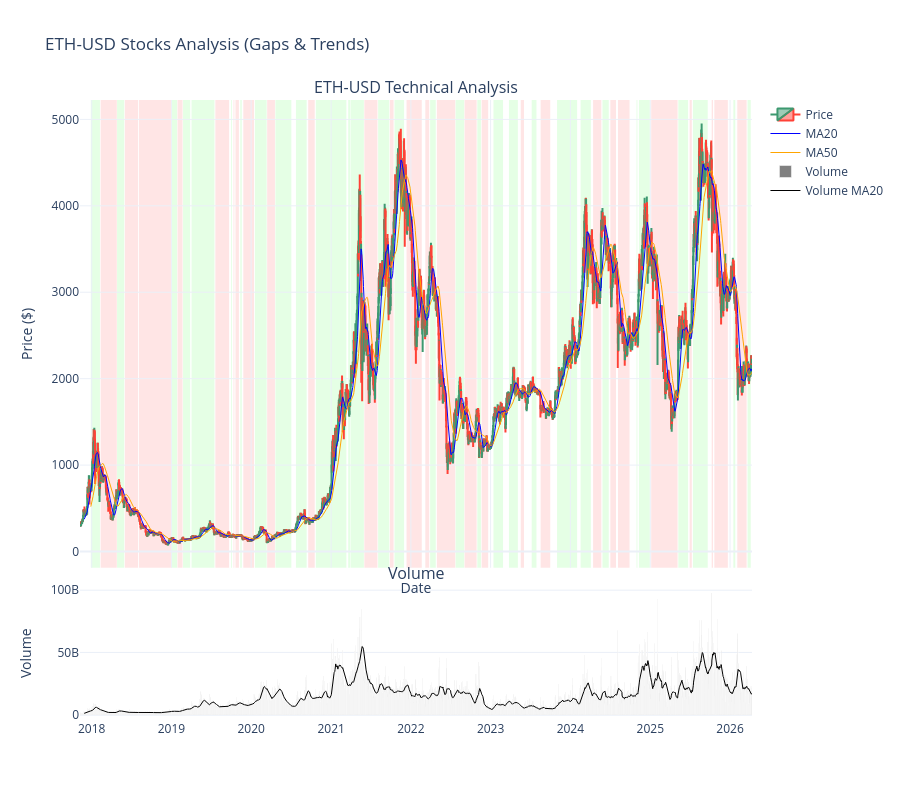

The cell this chart's notebook holds for it:
### Code cell
# ==========================================
# GÖRSELLEŞTİRME (PLOTLY)
# ==========================================

print("\nGörselleştirme hazırlanıyor...")

# 1. Grafik Verisini Hazırla (Son dönem daha okunaklı olur)
plot_data_copy = data_copy.copy()  # Son 250 günü (yaklaşık 1 yıl) çizelim
# Eğer veri çoksa grafiği kasmaması için son kısmı seçmek iyidir.

# 2. Subplot oluştur (2 satır, 1 sütun: Üstte mumlar, altta hacim)
fig = make_subplots(rows=2, cols=1, shared_xaxes=True, 
                    vertical_spacing=0.03, subplot_titles=(f'{ticker} Technical Analysis', 'Volume'), 
                    row_width=[0.2, 0.7]) # Alt grafiği küçült


# --- A. ÜST GRAFİK (CANDLESTICK & GÖSTERGELER) ---

# Candlestick (Mum Grafiği)
fig.add_trace(go.Candlestick(x=plot_data_copy.index,
                open=plot_data_copy['Open'],
                high=plot_data_copy['High'],
                low=plot_data_copy['Low'],
                close=plot_data_copy['Close'],
                name='Price'), row=1, col=1)

# Hareketli Ortalamalar
fig.add_trace(go.Scatter(x=plot_data_copy.index, y=plot_data_copy['MA20'], name='MA20', line=dict(color='blue', width=1)), row=1, col=1)
fig.add_trace(go.Scatter(x=plot_data_copy.index, y=plot_data_copy['MA50'], name='MA50', line=dict(color='orange', width=1)), row=1, col=1)


# --- B. ARKA PLAN TREND RENKLENDİRMESİ ---

# Arka planı trend durumuna göre renklendirme (vrect)
current_trend = None
start_date = plot_data_copy.index[0]

for i in range(len(plot_data_copy)):
    date = plot_data_copy.index[i]
    trend = plot_data_copy['trend_short'].iloc[i]
    
    # Trend değiştiyse veya son barsak, bir önceki bölgeyi çiz
    if trend != current_trend or i == len(plot_data_copy) - 1:
        color = None
        if current_trend == 1: # Uptrend
            color = "rgba(0, 250, 0, 0.1)" # Çok açık yeşil
        elif current_trend == -1: # Downtrend
            color = "rgba(250, 0, 0, 0.1)" # Çok açık kırmızı
        
        # Renk varsa vrect ekle
        if color:
            fig.add_vrect(x0=start_date, x1=date, fillcolor=color, layer="below", line_width=0, row=1, col=1)
        
        # Yeni bölgeyi başlat
        start_date = date
        current_trend = trend




# --- D. ALT GRAFİK (HACİM) ---

# Hacim barları
fig.add_trace(go.Bar(x=plot_data_copy.index, y=plot_data_copy['Volume'], name='Volume', marker_color='gray'), row=2, col=1)
# Hacim MA
fig.add_trace(go.Scatter(x=plot_data_copy.index, y=plot_data_copy['VOL_MA20'], name='Volume MA20', line=dict(color='black', width=1)), row=2, col=1)


# --- E. GRAFİK AYARLARI ---

fig.update_layout(
    title=f'{ticker} Stocks Analysis (Gaps & Trends)',
    xaxis_title='Date',
    yaxis_title='Price',
    xaxis_rangeslider_visible=False, # Alttaki slider'ı kapat (subplot'ta çakışıyor)
    height=800, # Grafik yüksekliği
    template='plotly_white' # Temiz beyaz tema
)

# Y eksenlerini ayarla (üst grafik fiyat, alt grafik hacim)
fig.update_yaxes(title_text="Price ($)", row=1, col=1)
fig.update_yaxes(title_text="Volume", row=2, col=1)

# Grafiği göster
fig.show()

# İsteğe bağlı: Grafiği HTML dosyası olarak kaydet
# fig.write_html(f"{ticker}_gap_analizi.html")
# print(f"Grafik {ticker}_gap_analizi.html olarak kaydedildi.")

### Figure 1 — Plotly figure (JSON) as saved in the notebook; plotly's stock layout.template omitted (floating-point values rounded to 4 significant figures; data arrays with more than 128 entries replaced by an {"elided": "..."} marker saying what was removed)
{"data": [{"close": {"elided": "3076 float values"}, "high": {"elided": "3076 float values"}, "low": {"elided": "3076 float values"}, "name": "Price", "open": {"elided": "3076 float values"}, "type": "candlestick", "x": {"elided": "3076 str values"}, "xaxis": "x", "yaxis": "y"}, {"line": {"color": "blue", "width": 1}, "name": "MA20", "type": "scatter", "x": {"elided": "3076 str values"}, "xaxis": "x", "y": {"elided": "3076 float values"}, "yaxis": "y"}, {"line": {"color": "orange", "width": 1}, "name": "MA50", "type": "scatter", "x": {"elided": "3076 str values"}, "xaxis": "x", "y": {"elided": "3076 float values"}, "yaxis": "y"}, {"marker": {"color": "gray"}, "name": "Volume", "type": "bar", "x": {"elided": "3076 str values"}, "xaxis": "x2", "y": {"elided": "3076 int values"}, "yaxis": "y2"}, {"line": {"color": "black", "width": 1}, "name": "Volume MA20", "type": "scatter", "x": {"elided": "3076 str values"}, "xaxis": "x2", "y": {"elided": "3076 float values"}, "yaxis": "y2"}], "layout": {"annotations": [{"font": {"size": 16}, "showarrow": false, "text": "ETH-USD Technical Analysis", "x": 0.5, "xanchor": "center", "xref": "paper", "y": 1, "yanchor": "bottom", "yref": "paper"}, {"font": {"size": 16}, "showarrow": false, "text": "Volume", "x": 0.5, "xanchor": "center", "xref": "paper", "y": 0.2156, "yanchor": "bottom", "yref": "paper"}], "height": 800, "shapes": [{"fillcolor": "rgba(0, 250, 0, 0.1)", "layer": "below", "line": {"width": 0}, "type": "rect", "x0": "2017-12-28T00:00:00", "x1": "2018-02-08T00:00:00", "xref": "x", "y0": 0, "y1": 1, "yref": "y domain"}, {"fillcolor": "rgba(250, 0, 0, 0.1)", "layer": "below", "line": {"width": 0}, "type": "rect", "x0": "2018-02-11T00:00:00", "x1": "2018-04-26T00:00:00", "xref": "x", "y0": 0, "y1": 1, "yref": "y domain"}, {"fillcolor": "rgba(0, 250, 0, 0.1)", "layer": "below", "line": {"width": 0}, "type": "rect", "x0": "2018-04-27T00:00:00", "x1": "2018-05-30T00:00:00", "xref": "x", "y0": 0, "y1": 1, "yref": "y domain"}, {"fillcolor": "rgba(250, 0, 0, 0.1)", "layer": "below", "line": {"width": 0}, "type": "rect", "x0": "2018-06-02T00:00:00", "x1": "2018-08-01T00:00:00", "xref": "x", "y0": 0, "y1": 1, "yref": "y domain"}, {"fillcolor": "rgba(250, 0, 0, 0.1)", "layer": "below", "line": {"width": 0}, "type": "rect", "x0": "2018-08-05T00:00:00", "x1": "2019-01-02T00:00:00", "xref": "x", "y0": 0, "y1": 1, "yref": "y domain"}, {"fillcolor": "rgba(0, 250, 0, 0.1)", "layer": "below", "line": {"width": 0}, "type": "rect", "x0": "2019-01-03T00:00:00", "x1": "2019-01-27T00:00:00", "xref": "x", "y0": 0, "y1": 1, "yref": "y domain"}, {"fillcolor": "rgba(250, 0, 0, 0.1)", "layer": "below", "line": {"width": 0}, "type": "rect", "x0": "2019-01-29T00:00:00", "x1": "2019-02-21T00:00:00", "xref": "x", "y0": 0, "y1": 1, "yref": "y domain"}, {"fillcolor": "rgba(0, 250, 0, 0.1)", "layer": "below", "line": {"width": 0}, "type": "rect", "x0": "2019-02-23T00:00:00", "x1": "2019-03-28T00:00:00", "xref": "x", "y0": 0, "y1": 1, "yref": "y domain"}, {"fillcolor": "rgba(0, 250, 0, 0.1)", "layer": "below", "line": {"width": 0}, "type": "rect", "x0": "2019-04-03T00:00:00", "x1": "2019-07-17T00:00:00", "xref": "x", "y0": 0, "y1": 1, "yref": "y domain"}, {"fillcolor": "rgba(250, 0, 0, 0.1)", "layer": "below", "line": {"width": 0}, "type": "rect", "x0": "2019-07-21T00:00:00", "x1": "2019-09-22T00:00:00", "xref": "x", "y0": 0, "y1": 1, "yref": "y domain"}, {"fillcolor": "rgba(0, 250, 0, 0.1)", "layer": "below", "line": {"width": 0}, "type": "rect", "x0": "2019-10-01T00:00:00", "x1": "2019-10-05T00:00:00", "xref": "x", "y0": 0, "y1": 1, "yref": "y domain"}, {"fillcolor": "rgba(250, 0, 0, 0.1)", "layer": "below", "line": {"width": 0}, "type": "rect", "x0": "2019-10-12T00:00:00", "x1": "2019-10-16T00:00:00", "xref": "x", "y0": 0, "y1": 1, "yref": "y domain"}, {"fillcolor": "rgba(250, 0, 0, 0.1)", "layer": "below", "line": {"width": 0}, "type": "rect", "x0": "2019-10-21T00:00:00", "x1": "2019-11-06T00:00:00", "xref": "x", "y0": 0, "y1": 1, "yref": "y domain"}, {"fillcolor": "rgba(0, 250, 0, 0.1)", "layer": "below", "line": {"width": 0}, "type": "rect", "x0": "2019-11-12T00:00:00", "x1": "2019-11-19T00:00:00", "xref": "x", "y0": 0, "y1": 1, "yref": "y domain"}, {"fillcolor": "rgba(250, 0, 0, 0.1)", "layer": "below", "line": {"width": 0}, "type": "rect", "x0": "2019-11-26T00:00:00", "x1": "2020-01-14T00:00:00", "xref": "x", "y0": 0, "y1": 1, "yref": "y domain"}, {"fillcolor": "rgba(0, 250, 0, 0.1)", "layer": "below", "line": {"width": 0}, "type": "rect", "x0": "2020-01-18T00:00:00", "x1": "2020-03-12T00:00:00", "xref": "x", "y0": 0, "y1": 1, "yref": "y domain"}, {"fillcolor": "rgba(250, 0, 0, 0.1)", "layer": "below", "line": {"width": 0}, "type": "rect", "x0": "2020-03-14T00:00:00", "x1": "2020-04-19T00:00:00", "xref": "x", "y0": 0, "y1": 1, "yref": "y domain"}, {"fillcolor": "rgba(0, 250, 0, 0.1)", "layer": "below", "line": {"width": 0}, "type": "rect", "x0": "2020-04-21T00:00:00", "x1": "2020-07-03T00:00:00", "xref": "x", "y0": 0, "y1": 1, "yref": "y domain"}, {"fillcolor": "rgba(0, 250, 0, 0.1)", "layer": "below", "line": {"width": 0}, "type": "rect", "x0": "2020-07-24T00:00:00", "x1": "2020-09-11T00:00:00", "xref": "x", "y0": 0, "y1": 1, "yref": "y domain"}, {"fillcolor": "rgba(250, 0, 0, 0.1)", "layer": "below", "line": {"width": 0}, "type": "rect", "x0": "2020-09-18T00:00:00", "x1": "2020-10-18T00:00:00", "xref": "x", "y0": 0, "y1": 1, "yref": "y domain"}, {"fillcolor": "rgba(0, 250, 0, 0.1)", "layer": "below", "line": {"width": 0}, "type": "rect", "x0": "2020-10-23T00:00:00", "x1": "2021-03-12T00:00:00", "xref": "x", "y0": 0, "y1": 1, "yref": "y domain"}, {"fillcolor": "rgba(0, 250, 0, 0.1)", "layer": "below", "line": {"width": 0}, "type": "rect", "x0": "2021-03-20T00:00:00", "x1": "2021-03-29T00:00:00", "xref": "x", "y0": 0, "y1": 1, "yref": "y domain"}, {"fillcolor": "rgba(0, 250, 0, 0.1)", "layer": "below", "line": {"width": 0}, "type": "rect", "x0": "2021-03-31T00:00:00", "x1": "2021-05-31T00:00:00", "xref": "x", "y0": 0, "y1": 1, "yref": "y domain"}, {"fillcolor": "rgba(250, 0, 0, 0.1)", "layer": "below", "line": {"width": 0}, "type": "rect", "x0": "2021-06-02T00:00:00", "x1": "2021-08-01T00:00:00", "xref": "x", "y0": 0, "y1": 1, "yref": "y domain"}, {"fillcolor": "rgba(0, 250, 0, 0.1)", "layer": "below", "line": {"width": 0}, "type": "rect", "x0": "2021-08-04T00:00:00", "x1": "2021-09-24T00:00:00", "xref": "x", "y0": 0, "y1": 1, "yref": "y domain"}, {"fillcolor": "rgba(250, 0, 0, 0.1)", "layer": "below", "line": {"width": 0}, "type": "rect", "x0": "2021-09-27T00:00:00", "x1": "2021-10-14T00:00:00", "xref": "x", "y0": 0, "y1": 1, "yref": "y domain"}, {"fillcolor": "rgba(0, 250, 0, 0.1)", "layer": "below", "line": {"width": 0}, "type": "rect", "x0": "2021-10-18T00:00:00", "x1": "2021-12-01T00:00:00", "xref": "x", "y0": 0, "y1": 1, "yref": "y domain"}, {"fillcolor": "rgba(250, 0, 0, 0.1)", "layer": "below", "line": {"width": 0}, "type": "rect", "x0": "2021-12-11T00:00:00", "x1": "2021-12-12T00:00:00", "xref": "x", "y0": 0, "y1": 1, "yref": "y domain"}, {"fillcolor": "rgba(250, 0, 0, 0.1)", "layer": "below", "line": {"width": 0}, "type": "rect", "x0": "2021-12-13T00:00:00", "x1": "2022-02-20T00:00:00", "xref": "x", "y0": 0, "y1": 1, "yref": "y domain"}, {"fillcolor": "rgba(250, 0, 0, 0.1)", "layer": "below", "line": {"width": 0}, "type": "rect", "x0": "2022-03-08T00:00:00", "x1": "2022-03-26T00:00:00", "xref": "x", "y0": 0, "y1": 1, "yref": "y domain"}, {"fillcolor": "rgba(0, 250, 0, 0.1)", "layer": "below", "line": {"width": 0}, "type": "rect", "x0": "2022-03-30T00:00:00", "x1": "2022-04-25T00:00:00", "xref": "x", "y0": 0, "y1": 1, "yref": "y domain"}, {"fillcolor": "rgba(250, 0, 0, 0.1)", "layer": "below", "line": {"width": 0}, "type": "rect", "x0": "2022-04-30T00:00:00", "x1": "2022-07-23T00:00:00", "xref": "x", "y0": 0, "y1": 1, "yref": "y domain"}, {"fillcolor": "rgba(0, 250, 0, 0.1)", "layer": "below", "line": {"width": 0}, "type": "rect", "x0": "2022-07-25T00:00:00", "x1": "2022-09-02T00:00:00", "xref": "x", "y0": 0, "y1": 1, "yref": "y domain"}, {"fillcolor": "rgba(250, 0, 0, 0.1)", "layer": "below", "line": {"width": 0}, "type": "rect", "x0": "2022-09-04T00:00:00", "x1": "2022-10-29T00:00:00", "xref": "x", "y0": 0, "y1": 1, "yref": "y domain"}, {"fillcolor": "rgba(0, 250, 0, 0.1)", "layer": "below", "line": {"width": 0}, "type": "rect", "x0": "2022-11-01T00:00:00", "x1": "2022-11-18T00:00:00", "xref": "x", "y0": 0, "y1": 1, "yref": "y domain"}, {"fillcolor": "rgba(250, 0, 0, 0.1)", "layer": "below", "line": {"width": 0}, "type": "rect", "x0": "2022-11-21T00:00:00", "x1": "2022-12-21T00:00:00", "xref": "x", "y0": 0, "y1": 1, "yref": "y domain"}, {"fillcolor": "rgba(0, 250, 0, 0.1)", "layer": "below", "line": {"width": 0}, "type": "rect", "x0": "2023-01-14T00:00:00", "x1": "2023-02-27T00:00:00", "xref": "x", "y0": 0, "y1": 1, "yref": "y domain"}, {"fillcolor": "rgba(0, 250, 0, 0.1)", "layer": "below", "line": {"width": 0}, "type": "rect", "x0": "2023-03-26T00:00:00", "x1": "2023-05-06T00:00:00", "xref": "x", "y0": 0, "y1": 1, "yref": "y domain"}, {"fillcolor": "rgba(250, 0, 0, 0.1)", "layer": "below", "line": {"width": 0}, "type": "rect", "x0": "2023-05-19T00:00:00", "x1": "2023-06-03T00:00:00", "xref": "x", "y0": 0, "y1": 1, "yref": "y domain"}, {"fillcolor": "rgba(0, 250, 0, 0.1)", "layer": "below", "line": {"width": 0}, "type": "rect", "x0": "2023-07-08T00:00:00", "x1": "2023-07-30T00:00:00", "xref": "x", "y0": 0, "y1": 1, "yref": "y domain"}, {"fillcolor": "rgba(250, 0, 0, 0.1)", "layer": "below", "line": {"width": 0}, "type": "rect", "x0": "2023-08-18T00:00:00", "x1": "2023-10-01T00:00:00", "xref": "x", "y0": 0, "y1": 1, "yref": "y domain"}, {"fillcolor": "rgba(0, 250, 0, 0.1)", "layer": "below", "line": {"width": 0}, "type": "rect", "x0": "2023-11-01T00:00:00", "x1": "2024-02-01T00:00:00", "xref": "x", "y0": 0, "y1": 1, "yref": "y domain"}, {"fillcolor": "rgba(0, 250, 0, 0.1)", "layer": "below", "line": {"width": 0}, "type": "rect", "x0": "2024-02-17T00:00:00", "x1": "2024-04-04T00:00:00", "xref": "x", "y0": 0, "y1": 1, "yref": "y domain"}, {"fillcolor": "rgba(250, 0, 0, 0.1)", "layer": "below", "line": {"width": 0}, "type": "rect", "x0": "2024-04-14T00:00:00", "x1": "2024-05-22T00:00:00", "xref": "x", "y0": 0, "y1": 1, "yref": "y domain"}, {"fillcolor": "rgba(0, 250, 0, 0.1)", "layer": "below", "line": {"width": 0}, "type": "rect", "x0": "2024-05-27T00:00:00", "x1": "2024-06-25T00:00:00", "xref": "x", "y0": 0, "y1": 1, "yref": "y domain"}, {"fillcolor": "rgba(250, 0, 0, 0.1)", "layer": "below", "line": {"width": 0}, "type": "rect", "x0": "2024-07-02T00:00:00", "x1": "2024-07-28T00:00:00", "xref": "x", "y0": 0, "y1": 1, "yref": "y domain"}, {"fillcolor": "rgba(250, 0, 0, 0.1)", "layer": "below", "line": {"width": 0}, "type": "rect", "x0": "2024-08-06T00:00:00", "x1": "2024-09-28T00:00:00", "xref": "x", "y0": 0, "y1": 1, "yref": "y domain"}, {"fillcolor": "rgba(0, 250, 0, 0.1)", "layer": "below", "line": {"width": 0}, "type": "rect", "x0": "2024-10-30T00:00:00", "x1": "2024-11-03T00:00:00", "xref": "x", "y0": 0, "y1": 1, "yref": "y domain"}, {"fillcolor": "rgba(0, 250, 0, 0.1)", "layer": "below", "line": {"width": 0}, "type": "rect", "x0": "2024-11-10T00:00:00", "x1": "2024-12-30T00:00:00", "xref": "x", "y0": 0, "y1": 1, "yref": "y domain"}, {"fillcolor": "rgba(250, 0, 0, 0.1)", "layer": "below", "line": {"width": 0}, "type": "rect", "x0": "2025-01-05T00:00:00", "x1": "2025-05-06T00:00:00", "xref": "x", "y0": 0, "y1": 1, "yref": "y domain"}, {"fillcolor": "rgba(0, 250, 0, 0.1)", "layer": "below", "line": {"width": 0}, "type": "rect", "x0": "2025-05-09T00:00:00", "x1": "2025-06-23T00:00:00", "xref": "x", "y0": 0, "y1": 1, "yref": "y domain"}, {"fillcolor": "rgba(250, 0, 0, 0.1)", "layer": "below", "line": {"width": 0}, "type": "rect", "x0": "2025-06-30T00:00:00", "x1": "2025-07-10T00:00:00", "xref": "x", "y0": 0, "y1": 1, "yref": "y domain"}, {"fillcolor": "rgba(0, 250, 0, 0.1)", "layer": "below", "line": {"width": 0}, "type": "rect", "x0": "2025-07-15T00:00:00", "x1": "2025-09-21T00:00:00", "xref": "x", "y0": 0, "y1": 1, "yref": "y domain"}, {"fillcolor": "rgba(250, 0, 0, 0.1)", "layer": "below", "line": {"width": 0}, "type": "rect", "x0": "2025-10-09T00:00:00", "x1": "2025-10-15T00:00:00", "xref": "x", "y0": 0, "y1": 1, "yref": "y domain"}, {"fillcolor": "rgba(250, 0, 0, 0.1)", "layer": "below", "line": {"width": 0}, "type": "rect", "x0": "2025-10-21T00:00:00", "x1": "2025-12-22T00:00:00", "xref": "x", "y0": 0, "y1": 1, "yref": "y domain"}, {"fillcolor": "rgba(0, 250, 0, 0.1)", "layer": "below", "line": {"width": 0}, "type": "rect", "x0": "2026-01-16T00:00:00", "x1": "2026-01-25T00:00:00", "xref": "x", "y0": 0, "y1": 1, "yref": "y domain"}, {"fillcolor": "rgba(250, 0, 0, 0.1)", "layer": "below", "line": {"width": 0}, "type": "rect", "x0": "2026-02-03T00:00:00", "x1": "2026-03-18T00:00:00", "xref": "x", "y0": 0, "y1": 1, "yref": "y domain"}, {"fillcolor": "rgba(0, 250, 0, 0.1)", "layer": "below", "line": {"width": 0}, "type": "rect", "x0": "2026-03-22T00:00:00", "x1": "2026-04-06T00:00:00", "xref": "x", "y0": 0, "y1": 1, "yref": "y domain"}], "title": {"text": "ETH-USD Stocks Analysis (Gaps & Trends)"}, "xaxis": {"anchor": "y", "domain": [0, 1], "matches": "x2", "rangeslider": {"visible": false}, "showticklabels": false, "title": {"text": "Date"}}, "xaxis2": {"anchor": "y2", "domain": [0, 1]}, "yaxis": {"anchor": "x", "domain": [0.2456, 1], "title": {"text": "Price ($)"}}, "yaxis2": {"anchor": "x2", "domain": [0, 0.2156], "title": {"text": "Volume"}}}}
